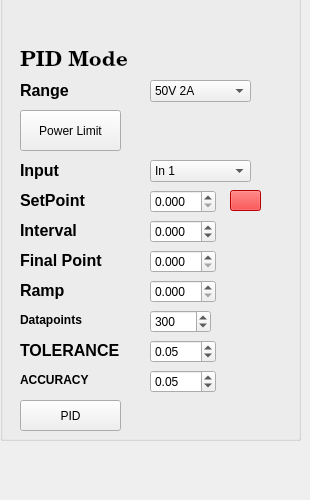
    <widget class="QWidget" name="tab">
     <attribute name="title">
      <string>OUTPUT 1</string>
     </attribute>
     <widget class="QGroupBox" name="groupBox">
      <property name="geometry">
       <rect>
        <x>0</x>
        <y>-50</y>
        <width>301</width>
        <height>491</height>
       </rect>
      </property>
      <property name="title">
       <string>Output1</string>
      </property>
      <widget class="QLabel" name="label_3">
       <property name="geometry">
        <rect>
         <x>20</x>
         <y>130</y>
         <width>59</width>
         <height>21</height>
        </rect>
       </property>
       <property name="text">
        <string>&lt;html&gt;&lt;head/&gt;&lt;body&gt;&lt;p&gt;&lt;span style=&quot; font-size:12pt; font-weight:600;&quot;&gt;Range&lt;/span&gt;&lt;/p&gt;&lt;/body&gt;&lt;/html&gt;</string>
       </property>
      </widget>
      <widget class="QComboBox" name="comboBox">
       <property name="geometry">
        <rect>
         <x>150</x>
         <y>130</y>
         <width>101</width>
         <height>22</height>
        </rect>
       </property>
       <item>
        <property name="text">
         <string>50V 2A</string>
        </property>
       </item>
       <item>
        <property name="text">
         <string>50V .6A</string>
        </property>
       </item>
       <item>
        <property name="text">
         <string>50V .2A</string>
        </property>
       </item>
       <item>
        <property name="text">
         <string>20V 2A</string>
        </property>
       </item>
       <item>
        <property name="text">
         <string>20V .6A</string>
        </property>
       </item>
       <item>
        <property name="text">
         <string>20V .2A</string>
        </property>
       </item>
      </widget>
      <widget class="QComboBox" name="comboBox_2">
       <property name="geometry">
        <rect>
         <x>150</x>
         <y>210</y>
         <width>101</width>
         <height>22</height>
        </rect>
       </property>
       <item>
        <property name="text">
         <string>In 1</string>
        </property>
       </item>
       <item>
        <property name="text">
         <string>In 2</string>
        </property>
       </item>
       <item>
        <property name="text">
         <string>In 3</string>
        </property>
       </item>
       <item>
        <property name="text">
         <string>In 4</string>
        </property>
       </item>
       <item>
        <property name="text">
         <string>Select</string>
        </property>
       </item>
      </widget>
      <widget class="QLabel" name="label_6">
       <property name="geometry">
        <rect>
         <x>20</x>
         <y>210</y>
         <width>59</width>
         <height>21</height>
        </rect>
       </property>
       <property name="text">
        <string>&lt;html&gt;&lt;head/&gt;&lt;body&gt;&lt;p&gt;&lt;span style=&quot; font-size:12pt; font-weight:600;&quot;&gt;Input&lt;/span&gt;&lt;/p&gt;&lt;/body&gt;&lt;/html&gt;</string>
       </property>
      </widget>
      <widget class="QLabel" name="label_12">
       <property name="geometry">
        <rect>
         <x>20</x>
         <y>240</y>
         <width>81</width>
         <height>21</height>
        </rect>
       </property>
       <property name="text">
        <string>&lt;html&gt;&lt;head/&gt;&lt;body&gt;&lt;p&gt;&lt;span style=&quot; font-size:12pt; font-weight:600;&quot;&gt;SetPoint&lt;/span&gt;&lt;/p&gt;&lt;/body&gt;&lt;/html&gt;</string>
       </property>
      </widget>
      <widget class="QDoubleSpinBox" name="doubleSpinBox_6">
       <property name="geometry">
        <rect>
         <x>150</x>
         <y>240</y>
         <width>66</width>
         <height>23</height>
        </rect>
       </property>
       <property name="decimals">
        <number>3</number>
       </property>
       <property name="maximum">
        <double>1000.000000000000000</double>
       </property>
      </widget>
      <widget class="QDoubleSpinBox" name="doubleSpinBox_7">
       <property name="geometry">
        <rect>
         <x>150</x>
         <y>270</y>
         <width>66</width>
         <height>23</height>
        </rect>
       </property>
       <property name="decimals">
        <number>3</number>
       </property>
       <property name="minimum">
        <double>-1000.000000000000000</double>
       </property>
       <property name="maximum">
        <double>1000.000000000000000</double>
       </property>
      </widget>
      <widget class="QLabel" name="label_13">
       <property name="geometry">
        <rect>
         <x>20</x>
         <y>270</y>
         <width>81</width>
         <height>21</height>
        </rect>
       </property>
       <property name="text">
        <string>&lt;html&gt;&lt;head/&gt;&lt;body&gt;&lt;p&gt;&lt;span style=&quot; font-size:12pt; font-weight:600;&quot;&gt;Interval&lt;/span&gt;&lt;/p&gt;&lt;/body&gt;&lt;/html&gt;</string>
       </property>
      </widget>
      <widget class="QLabel" name="label_14">
       <property name="geometry">
        <rect>
         <x>20</x>
         <y>300</y>
         <width>101</width>
         <height>21</height>
        </rect>
       </property>
       <property name="text">
        <string>&lt;html&gt;&lt;head/&gt;&lt;body&gt;&lt;p&gt;&lt;span style=&quot; font-size:12pt; font-weight:600;&quot;&gt;Final Point&lt;/span&gt;&lt;/p&gt;&lt;/body&gt;&lt;/html&gt;</string>
       </property>
      </widget>
      <widget class="QDoubleSpinBox" name="doubleSpinBox_8">
       <property name="geometry">
        <rect>
         <x>150</x>
         <y>300</y>
         <width>66</width>
         <height>23</height>
        </rect>
       </property>
       <property name="decimals">
        <number>3</number>
       </property>
       <property name="maximum">
        <double>1000.000000000000000</double>
       </property>
      </widget>
      <widget class="QLabel" name="label_15">
       <property name="geometry">
        <rect>
         <x>20</x>
         <y>330</y>
         <width>101</width>
         <height>21</height>
        </rect>
       </property>
       <property name="text">
        <string>&lt;html&gt;&lt;head/&gt;&lt;body&gt;&lt;p&gt;&lt;span style=&quot; font-size:12pt; font-weight:600;&quot;&gt;Ramp&lt;/span&gt;&lt;/p&gt;&lt;/body&gt;&lt;/html&gt;</string>
       </property>
      </widget>
      <widget class="QDoubleSpinBox" name="doubleSpinBox_9">
       <property name="geometry">
        <rect>
         <x>150</x>
         <y>330</y>
         <width>66</width>
         <height>23</height>
        </rect>
       </property>
       <property name="decimals">
        <number>3</number>
       </property>
       <property name="maximum">
        <double>1000.000000000000000</double>
       </property>
      </widget>
      <widget class="QLabel" name="label_16">
       <property name="geometry">
        <rect>
         <x>20</x>
         <y>360</y>
         <width>101</width>
         <height>21</height>
        </rect>
       </property>
       <property name="text">
        <string>&lt;html&gt;&lt;head/&gt;&lt;body&gt;&lt;p&gt;&lt;span style=&quot; font-weight:600;&quot;&gt;Datapoints&lt;/span&gt;&lt;/p&gt;&lt;/body&gt;&lt;/html&gt;</string>
       </property>
      </widget>
      <widget class="QLabel" name="label_53">
       <property name="geometry">
        <rect>
         <x>20</x>
         <y>100</y>
         <width>111</width>
         <height>21</height>
        </rect>
       </property>
       <property name="font">
        <font>
         <family>Century Schoolbook L</family>
         <pointsize>16</pointsize>
         <weight>75</weight>
         <bold>true</bold>
        </font>
       </property>
       <property name="text">
        <string>PID Mode</string>
       </property>
      </widget>
      <widget class="QPushButton" name="out2mode_5">
       <property name="geometry">
        <rect>
         <x>150</x>
         <y>100</y>
         <width>51</width>
         <height>21</height>
        </rect>
       </property>
       <property name="styleSheet">
        <string notr="true">border-top: 3px transparent;
            border-bottom: 3px transparent;
            border-right: 10px transparent;
            border-left: 10px transparent;</string>
       </property>
       <property name="text">
        <string/>
       </property>
       <property name="icon">
        <iconset resource="resource.qrc">
         <normaloff>:/on-off.jpg</normaloff>:/on-off.jpg</iconset>
       </property>
       <property name="iconSize">
        <size>
         <width>71</width>
         <height>21</height>
        </size>
       </property>
      </widget>
      <widget class="QDoubleSpinBox" name="doubleSpinBox_25">
       <property name="geometry">
        <rect>
         <x>150</x>
         <y>390</y>
         <width>66</width>
         <height>23</height>
        </rect>
       </property>
       <property name="maximum">
        <double>1000.000000000000000</double>
       </property>
       <property name="value">
        <double>0.050000000000000</double>
       </property>
      </widget>
      <widget class="QLabel" name="label_37">
       <property name="geometry">
        <rect>
         <x>20</x>
         <y>390</y>
         <width>111</width>
         <height>21</height>
        </rect>
       </property>
       <property name="text">
        <string>&lt;html&gt;&lt;head/&gt;&lt;body&gt;&lt;p&gt;&lt;span style=&quot; font-size:12pt; font-weight:600;&quot;&gt;TOLERANCE&lt;/span&gt;&lt;/p&gt;&lt;/body&gt;&lt;/html&gt;</string>
       </property>
      </widget>
      <widget class="QPushButton" name="pushButton_3">
       <property name="geometry">
        <rect>
         <x>230</x>
         <y>240</y>
         <width>31</width>
         <height>21</height>
        </rect>
       </property>
       <property name="sizePolicy">
        <sizepolicy hsizetype="Minimum" vsizetype="Fixed">
         <horstretch>8</horstretch>
         <verstretch>0</verstretch>
        </sizepolicy>
       </property>
       <property name="styleSheet">
        <string notr="true">background-color:red;</string>
       </property>
       <property name="text">
        <string/>
       </property>
      </widget>
      <widget class="QPushButton" name="out1mode">
       <property name="geometry">
        <rect>
         <x>20</x>
         <y>60</y>
         <width>61</width>
         <height>31</height>
        </rect>
       </property>
       <property name="styleSheet">
        <string notr="true">border-top: 3px transparent;
            border-bottom: 3px transparent;
            border-right: 10px transparent;
            border-left: 10px transparent;</string>
       </property>
       <property name="text">
        <string/>
       </property>
       <property name="icon">
        <iconset resource="resource.qrc">
         <normaloff>:/on-off.jpg</normaloff>:/on-off.jpg</iconset>
       </property>
       <property name="iconSize">
        <size>
         <width>81</width>
         <height>31</height>
        </size>
       </property>
      </widget>
      <widget class="QSpinBox" name="spinBox">
       <property name="geometry">
        <rect>
         <x>150</x>
         <y>360</y>
         <width>61</width>
         <height>23</height>
        </rect>
       </property>
       <property name="maximum">
        <number>100000</number>
       </property>
       <property name="value">
        <number>300</number>
       </property>
      </widget>
      <widget class="QDoubleSpinBox" name="doubleSpinBox_62">
       <property name="geometry">
        <rect>
         <x>150</x>
         <y>420</y>
         <width>66</width>
         <height>23</height>
        </rect>
       </property>
       <property name="maximum">
        <double>1000.000000000000000</double>
       </property>
       <property name="value">
        <double>0.050000000000000</double>
       </property>
      </widget>
      <widget class="QLabel" name="label_100">
       <property name="geometry">
        <rect>
         <x>20</x>
         <y>420</y>
         <width>111</width>
         <height>21</height>
        </rect>
       </property>
       <property name="text">
        <string>&lt;html&gt;&lt;head/&gt;&lt;body&gt;&lt;p&gt;&lt;span style=&quot; font-weight:600;&quot;&gt;ACCURACY&lt;/span&gt;&lt;/p&gt;&lt;/body&gt;&lt;/html&gt;</string>
       </property>
      </widget>
      <widget class="QPushButton" name="powlmt1">
       <property name="geometry">
        <rect>
         <x>20</x>
         <y>160</y>
         <width>101</width>
         <height>41</height>
        </rect>
       </property>
       <property name="text">
        <string>Power Limit</string>
       </property>
      </widget>
      <widget class="QPushButton" name="pidctrl1">
       <property name="geometry">
        <rect>
         <x>20</x>
         <y>450</y>
         <width>101</width>
         <height>31</height>
        </rect>
       </property>
       <property name="text">
        <string>PID</string>
       </property>
      </widget>
     </widget>
    </widget>
